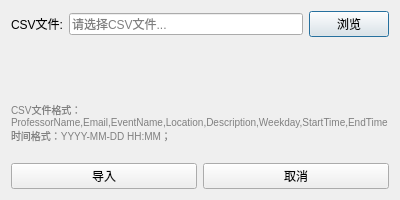
<?xml version="1.0" encoding="UTF-8"?>
<ui version="4.0">
 <class>ImportProfessorDialog</class>
 <widget class="QDialog" name="ImportProfessorDialog">
  <property name="geometry">
   <rect>
    <x>0</x>
    <y>0</y>
    <width>400</width>
    <height>200</height>
   </rect>
  </property>
  <property name="windowTitle">
   <string>导入教师时间</string>
  </property>
  <property name="modal">
   <bool>true</bool>
  </property>
  <layout class="QVBoxLayout" name="mainLayout">
   <item>
    <layout class="QFormLayout" name="formLayout">
     <item row="0" column="0">
      <widget class="QLabel" name="fileLabel">
       <property name="text">
        <string>CSV文件:</string>
       </property>
      </widget>
     </item>
     <item row="0" column="1">
      <layout class="QHBoxLayout" name="fileLayout">
       <item>
        <widget class="QLineEdit" name="filePathEdit">
         <property name="placeholderText">
          <string>请选择CSV文件...</string>
         </property>
         <property name="readOnly">
          <bool>true</bool>
         </property>
        </widget>
       </item>
       <item>
        <widget class="QPushButton" name="browseButton">
         <property name="text">
          <string>浏览</string>
         </property>
        </widget>
       </item>
      </layout>
     </item>
    </layout>
   </item>
   <item>
    <widget class="QLabel" name="infoLabel">
     <property name="text">
      <string>CSV文件格式：ProfessorName,Email,EventName,Location,Description,Weekday,StartTime,EndTime
时间格式：YYYY-MM-DD HH:MM；</string>
     </property>
     <property name="wordWrap">
      <bool>true</bool>
     </property>
     <property name="styleSheet">
      <string>color: gray; font-size: 10px;</string>
     </property>
    </widget>
   </item>
   <item>
    <layout class="QHBoxLayout" name="buttonLayout">
     <item>
      <widget class="QPushButton" name="okButton">
       <property name="text">
        <string>导入</string>
       </property>
      </widget>
     </item>
     <item>
      <widget class="QPushButton" name="cancelButton">
       <property name="text">
        <string>取消</string>
       </property>
      </widget>
     </item>
    </layout>
   </item>
  </layout>
 </widget>
 <connections>
  <connection>
   <sender>browseButton</sender>
   <signal>clicked()</signal>
   <receiver>ImportProfessorDialog</receiver>
   <slot>onBrowseClicked()</slot>
  </connection>
  <connection>
   <sender>okButton</sender>
   <signal>clicked()</signal>
   <receiver>ImportProfessorDialog</receiver>
   <slot>accept()</slot>
  </connection>
  <connection>
   <sender>cancelButton</sender>
   <signal>clicked()</signal>
   <receiver>ImportProfessorDialog</receiver>
   <slot>reject()</slot>
  </connection>
 </connections>
 <slots>
  <slot>onBrowseClicked()</slot>
 </slots>
</ui>
